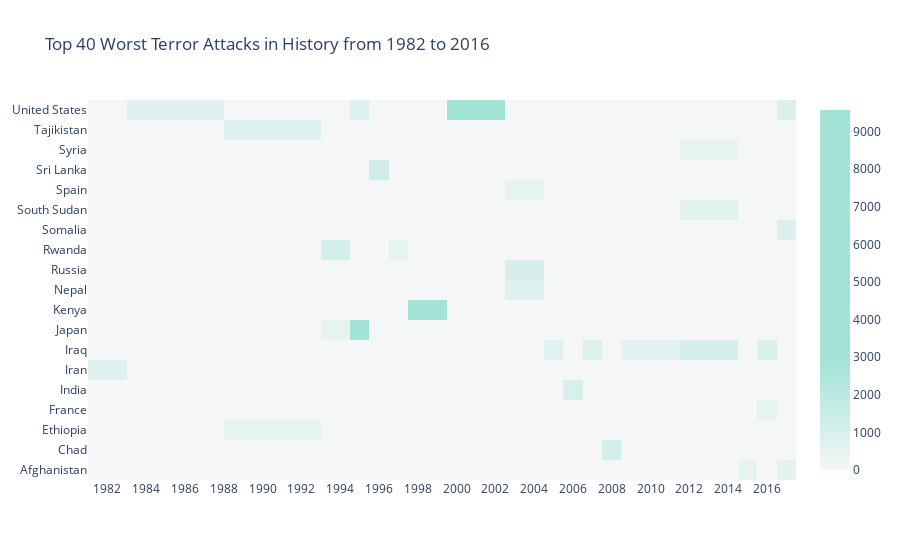

The notebook cell this image was saved under:
### Code cell
#Heat-Map
import plotly.offline as py
py.init_notebook_mode(connected=True)
import plotly.graph_objs as go
colorscale = [[0, '#F4F6F7'], [.3, '#A3E4D7'],  [.6, '#A3E4D7'],  [1, '#A3E4D7']]
heatmap = go.Heatmap(z=heat.values, x=heat.columns, y=heat.index, colorscale=colorscale)
data = [heatmap]
layout = go.Layout(
    title='Top 40 Worst Terror Attacks in History from 1982 to 2016',
    xaxis = dict(ticks='', nticks=20),
    yaxis = dict(ticks='')
)
fig = go.Figure(data=data, layout=layout)
py.iplot(fig, filename='heatmap',show_link=False)

### Figure 1 — Plotly figure (JSON) as saved in the notebook; plotly's stock layout.template omitted (floating-point values rounded to 4 significant figures; data arrays with more than 128 entries replaced by an {"elided": "..."} marker saying what was removed)
{"data": [{"colorscale": [[0, "#F4F6F7"], [0.3, "#A3E4D7"], [0.6, "#A3E4D7"], [1, "#A3E4D7"]], "type": "heatmap", "x": [1982, 1984, 1992, 1994, 1995, 1996, 1997, 1998, 2001, 2004, 2005, 2006, 2007, 2008, 2009, 2014, 2015, 2016, 2017], "y": ["Afghanistan", "Chad", "Ethiopia", "France", "India", "Iran", "Iraq", "Japan", "Kenya", "Nepal", "Russia", "Rwanda", "Somalia", "South Sudan", "Spain", "Sri Lanka", "Syria", "Tajikistan", "United States"], "z": {"elided": "19x19 float values"}}], "layout": {"title": {"text": "Top 40 Worst Terror Attacks in History from 1982 to 2016"}, "xaxis": {"nticks": 20, "ticks": ""}, "yaxis": {"ticks": ""}}}
